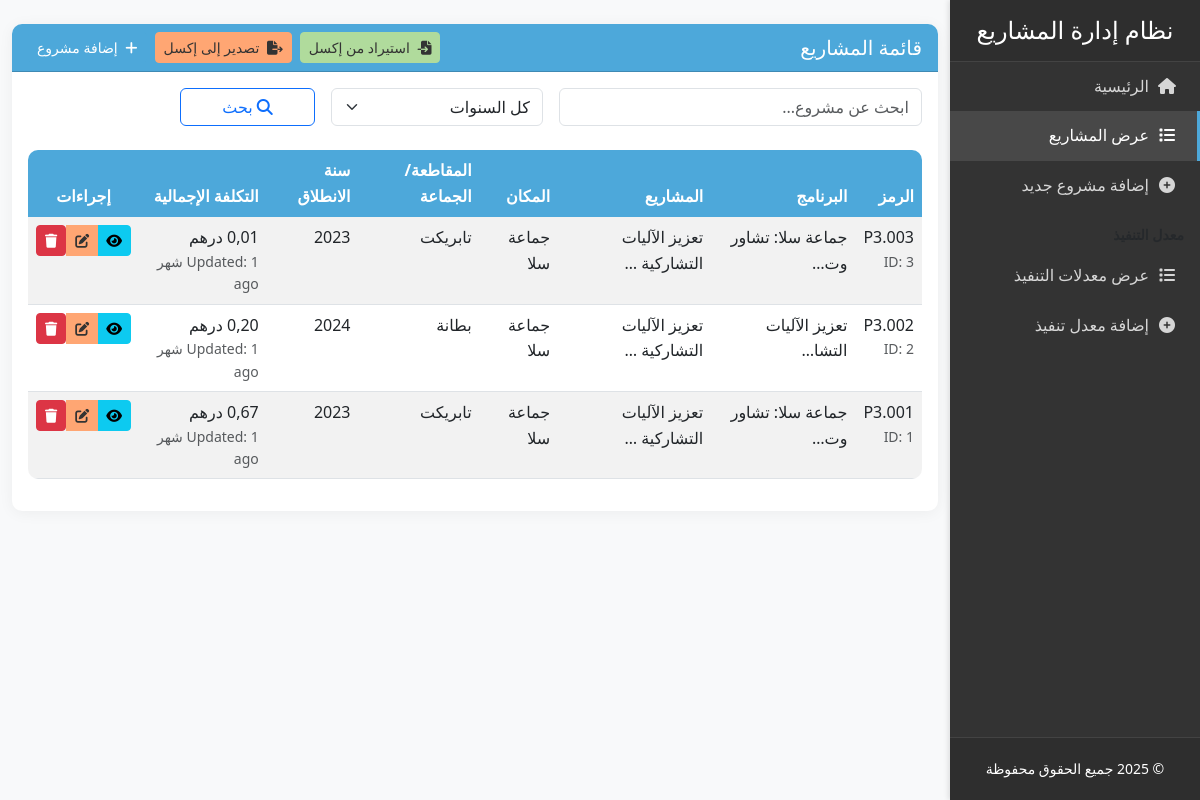
/projects/, run on the app's committed database.
### projects/models.py (models this page shows, shortened)
class Project(models.Model):
    code = models.CharField(_('الرمز'), max_length=100, unique=True)
    program = models.CharField(_('البرنامج'), max_length=255)
    projects = models.TextField(_('المشاريع'))
    location = models.CharField(_('المكان'), max_length=255)
    district = models.CharField(_('المقاطعة/الجماعة'), max_length=255)
    planning_code = models.CharField(_('الرمز في تصميم التهيئة'), max_length=100, blank=True, null=True)
    development_goals = models.TextField(_('الأهداف التنموية'), blank=True, null=True, help_text=_('أدخل الأهداف التنموية للمشروع'))
    components = models.TextField(_('مكونات المشروع'))
    target_group = models.TextField(_('الفئة المستهدفة'))
    project_goals = models.TextField(_('أهداف المشروع'), blank=True, null=True, help_text=_('أدخل الأهداف الرئيسية للمشروع'))
    property_status = models.CharField(_('وضعية العقار'), max_length=100)
    property_drawing = models.CharField(_('الرسم العقاري'), max_length=100, blank=True, null=True)
    area = models.DecimalField(_('المساحة'), max_digits=10, decimal_places=2, help_text=_('بالمتر المربع'))
    property_prep_cost = models.DecimalField(_('كلفة تعبئة العقار'), max_digits=15, decimal_places=2,
                                           help_text=_('بالدرهم المغربي'))
    studies = models.TextField(_('الدراسات'), blank=True, null=True)
    achievements = models.TextField(_('الإنجازات'), blank=True, null=True)
    estimated_cost = models.DecimalField(_('التكلفة التقديرية'), max_digits=15, decimal_places=2,
                                       help_text=_('بالدرهم المغربي'))
    start_year = models.PositiveIntegerField(_('سنة الانطلاق'))
    estimated_duration = models.PositiveIntegerField(_('المدة التقديرية (أشهر)'))
    YEAR_CHOICES = [
        ('2022', '2022'),
        ('2023', '2023'),
        ('2024', '2024'),
        ('2025', '2025'),
        ('2026', '2026'),
        ('2027', '2027'),
        ('2028', '2028'),
    ]
    implementation_years = models.JSONField(_('سنوات التنفيذ'), default=list, help_text=_('اختر سنوات التنفيذ'))
    budget_years = models.JSONField(_('سنوات الميزانية'), default=list, help_text=_('اختر سنوات الميزانية'))
    indicator_1 = models.CharField(_('المؤشر 1'), max_length=255, blank=True, null=True)
    indicator_2 = models.CharField(_('المؤشر 2'), max_length=255, blank=True, null=True)
    indicator_3 = models.CharField(_('المؤشر 3'), max_length=255, blank=True, null=True)
    potential_partners = models.TextField(_('الشركاء المحتملين'), blank=True, null=True)
    funding_sources = models.TextField(_('مصادر التمويل المحتملة'), blank=True, null=True)
    created_at = models.DateTimeField(_('تاريخ الإنشاء'), auto_now_add=True)
    updated_at = models.DateTimeField(_('تاريخ التحديث'), auto_now=True)
    class Meta:
        verbose_name = _('مشروع')
        verbose_name_plural = _('المشاريع')
        ordering = ['-created_at']
    @property
    def total_estimated_cost(self):
        total = self.property_prep_cost or 0
        try:
            studies_cost = float(self.studies) if self.studies and self.studies.strip() else 0
            total += studies_cost
        except (ValueError, TypeError):
            pass
        try:
            achievements_cost = float(self.achievements) if self.achievements and self.achievements.strip() else 0
            total += achievements_cost
        except (ValueError, TypeError):
            pass
        return total

### projects/views.py (the view, shortened to what this page needs)
# urls.py: path('projects/', views.project_list, name='project_list'),
def project_list(request):
    if hasattr(request, 'session'):
        request.session['django_timezone'] = timezone.get_current_timezone_name()
    from django.db import connection
    connection.close()
    query = request.GET.get('q', '')
    year = request.GET.get('year', '')
    projects = Project.objects.all().order_by('-id')
    years = list(range(2022, 2029))  # 2028 is included
    years = [str(year) for year in years]
    if year:
        projects = projects.filter(start_year=year)
    debug_info = {
        'project_count': projects.count(),
        'query': query,
        'year': year,
        'timestamp': timezone.now().isoformat(),
    }
    print(f"Debug - Project List: {debug_info}")
    context = {
        'title': _('قائمة المشاريع'),
        'projects': projects,
        'search_query': query,
        'years': years,
        'selected_year': year,
        'cache_buster': int(timezone.now().timestamp()),  # Add timestamp to prevent caching
        'debug_info': debug_info,  # For debugging
    }
    response = render(request, 'projects/project_list.html', context)
    response['Cache-Control'] = 'no-cache, no-store, must-revalidate, max-age=0'  # HTTP 1.1
    response['Pragma'] = 'no-cache'  # HTTP 1.0
    response['Expires'] = '0'  # Proxies
    response['X-Content-Type-Options'] = 'nosniff'  # Prevent MIME-type sniffing
    return response

### projects/templates/projects/project_list.html (shortened to what this page needs)
{% extends 'projects/base.html' %}
{% load i18n %}
{% block content %}
<div class="card">
    <div class="card-header d-flex justify-content-between align-items-center">
        <h5 class="mb-0">{% trans 'قائمة المشاريع' %}</h5>
        <div class="d-flex">
            <a href="{% url 'projects:project_import' %}" class="btn btn-sm btn-success me-2">
                <i class="fas fa-file-import me-1"></i> {% trans 'استيراد من إكسل' %}
            </a>
            <a href="{% url 'projects:export_projects' %}" class="btn btn-sm btn-warning me-2">
                <i class="fas fa-file-export me-1"></i> {% trans 'تصدير إلى إكسل' %}
            </a>
            <a href="{% url 'projects:project_create' %}" class="btn btn-sm btn-primary">
                <i class="fas fa-plus me-1"></i> {% trans 'إضافة مشروع' %}
            </a>
        </div>
    </div>
    <div class="card-body">
        <div class="mb-4">
            <form method="get" class="row g-3">
                <div class="col-md-5">
                    <div class="input-group">
                        <input type="text" name="q" class="form-control" placeholder="{% trans 'ابحث عن مشروع...' %}" value="{{ search_query|default:'' }}">
                    </div>
                </div>
                <div class="col-md-3">
                    <select name="year" class="form-select">
                        <option value="" {% if not request.GET.year %}selected{% endif %}>{% trans 'كل السنوات' %}</option>
                    </select>
                </div>
                <div class="col-md-2">
                    <button class="btn btn-outline-primary w-100" type="submit">
                        <i class="fas fa-search"></i> {% trans 'بحث' %}
                    </button>
                </div>
                <div class="col-md-2">
                </div>
            </form>
        </div>
        <div class="table-responsive">
            <table class="table table-hover table-striped">
                <thead>
                    <tr>
                        <th>{% trans 'الرمز' %}</th>
                        <th>{% trans 'البرنامج' %}</th>
                        <th>{% trans 'المشاريع' %}</th>
                        <th>{% trans 'المكان' %}</th>
                        <th>{% trans 'المقاطعة/الجماعة' %}</th>
                        <th>{% trans 'سنة الانطلاق' %}</th>
                        <th>{% trans 'التكلفة الإجمالية' %}</th>
                        <th class="text-center">{% trans 'إجراءات' %}</th>
                    </tr>
                </thead>
                <tbody>
                    {% for project in projects %}
                        <tr>
                            <td>
                            {{ project.code|default:'' }}
                            <small class="d-block text-muted">ID: {{ project.id }}</small>
                        </td>
                        <td>{{ project.program|truncatechars:20|default:'' }}</td>
                        <td>{{ project.projects|truncatewords:3|default:'' }}</td>
                        <td>{{ project.location|truncatechars:15|default:'' }}</td>
                        <td>{{ project.district|truncatechars:15|default:'' }}</td>
                        <td>{{ project.start_year|default:'' }}</td>
                        <td>{{ project.total_estimated_cost|default:0|floatformat:2 }} {% trans 'درهم' %}
                            {% if project.updated_at %}
                                <small class="d-block text-muted">Updated: {{ project.updated_at|timesince }} ago</small>
                            {% endif %}
                        </td>
                            <td class="text-center">
                                <div class="btn-group" role="group">
                                    <a href="{% url 'projects:project_detail' project.id %}" class="btn btn-sm btn-info" title="{% trans 'عرض التفاصيل' %}">
                                        <i class="fas fa-eye"></i>
                                    </a>
                                    <a href="{% url 'projects:project_edit' project.id %}" class="btn btn-sm btn-warning" title="{% trans 'تعديل' %}">
                                        <i class="fas fa-edit"></i>
                                    </a>
                                    {% with delete_message=_('هل أنت متأكد من حذف هذا المشروع؟') %}
                                    <form action="{% url 'projects:project_delete' project.id %}" method="post" class="d-inline"
                                          onsubmit="return confirm('{{ delete_message|escapejs }}');">
                                    {% endwith %}
                                        <button type="submit" class="btn btn-sm btn-danger" title="{% trans 'حذف' %}">
                                            <i class="fas fa-trash"></i>
                                        </button>
                                    </form>
                                </div>
                            </td>
                        </tr>
                    {% endfor %}
                </tbody>
            </table>
        </div>
    </div>
</div>
{% endblock %}

### projects/templates/projects/base.html (shortened to what this page needs)
{% load static %}
<!DOCTYPE html>
<html lang="ar" dir="rtl">
<head>
    <link href="https://cdn.jsdelivr.net/npm/bootstrap@5.3.0/dist/css/bootstrap.rtl.min.css" rel="stylesheet">
    <link rel="stylesheet" href="https://cdnjs.cloudflare.com/ajax/libs/font-awesome/6.4.0/css/all.min.css">
    <link rel="stylesheet" href="{% static 'css/style.css' %}?v={{ cache_buster|default:'' }}">
</head>
<body>
    <div class="d-flex">
        <div class="sidebar" id="sidebar">
            <div class="sidebar-header text-center py-3">
                <h4 class="mb-0">نظام إدارة المشاريع</h4>
            </div>
            <ul class="nav flex-column">
                <li class="nav-item">
                    <a class="nav-link {% if request.resolver_match.url_name == 'home' %}active{% endif %}" href="{% url 'projects:home' %}">
                        <i class="fas fa-home me-2"></i>الرئيسية
                    </a>
                </li>
                <li class="nav-item">
                    <a class="nav-link {% if request.resolver_match.url_name == 'project_list' %}active{% endif %}" href="{% url 'projects:project_list' %}">
                        <i class="fas fa-list me-2"></i>عرض المشاريع
                    </a>
                </li>
                <li class="nav-item">
                    <a class="nav-link {% if request.resolver_match.url_name == 'project_create' %}active{% endif %}" href="{% url 'projects:project_create' %}">
                        <i class="fas fa-plus-circle me-2"></i>إضافة مشروع جديد
                    </a>
                </li>
                <li class="nav-item mt-3">
                    <h6 class="px-3 text-muted text-uppercase small fw-bold">معدل التنفيذ</h6>
                </li>
                <li class="nav-item">
                    <a class="nav-link {% if 'execution_rate' in request.resolver_match.url_name and not 'create' in request.resolver_match.url_name %}active{% endif %}"
                       href="{% url 'projects:execution_rate_list' %}">
                        <i class="fas fa-list me-2"></i>عرض معدلات التنفيذ
                    </a>
                </li>
                <li class="nav-item">
                    <a class="nav-link {% if 'execution_rate_create' in request.resolver_match.url_name %}active{% endif %}"
                       href="{% url 'projects:execution_rate_create' %}">
                        <i class="fas fa-plus-circle me-2"></i>إضافة معدل تنفيذ
                    </a>
                </li>
            </ul>
            <div class="sidebar-footer">
                <div class="text-center py-2">
                    <small>© {% now "Y" %} جميع الحقوق محفوظة</small>
                </div>
            </div>
        </div>
        <div class="main-content">
            <main class="container-fluid py-4">
                {% block content %}{% endblock %}
            </main>
        </div>
    </div>
</body>
</html>

### static/css/style.css (style rules this page uses)
:root { --primary-color: #4DA8DA; --secondary-color: #B0DB9C; --accent-color: #FFA673; --light-bg: #EAE4D5; --dark-color: #333; --light-color: #fff; }
body { background-color: #f8f9fa; font-family: 'Segoe UI', Tahoma, Geneva, Verdana, sans-serif; line-height: 1.6; }
.sidebar { width: 250px; height: 100vh; position: fixed; right: 0; top: 0; background: var(--dark-color); color: var(--light-color); transition: all 0.3s; z-index: 1000; box-shadow: -2px 0 5px rgba(0, 0, 0, 0.1); }
.sidebar-header { padding: 20px; background: rgba(0, 0, 0, 0.1); border-bottom: 1px solid rgba(255, 255, 255, 0.1); }
.sidebar .nav-link { color: rgba(255, 255, 255, 0.8); padding: 12px 20px; border-right: 3px solid transparent; transition: all 0.3s; }
.sidebar .nav-link:hover, .sidebar .nav-link.active { background: rgba(255, 255, 255, 0.1); color: var(--light-color); border-right-color: var(--primary-color); }
.sidebar .nav-link i { width: 20px; text-align: center; }
.sidebar-footer { position: absolute; bottom: 0; width: 100%; padding: 10px; background: rgba(0, 0, 0, 0.1); border-top: 1px solid rgba(255, 255, 255, 0.1); }
.main-content { margin-right: 250px; width: calc(100% - 250px); min-height: 100vh; transition: all 0.3s; }
.card { border: none; border-radius: 10px; box-shadow: 0 2px 15px rgba(0, 0, 0, 0.05); margin-bottom: 20px; transition: transform 0.3s, box-shadow 0.3s; }
.card-header { background-color: var(--primary-color); color: white; font-weight: 600; border-radius: 10px 10px 0 0 !important; }
.btn-primary { background-color: var(--primary-color); border-color: var(--primary-color); }
.btn-success { background-color: var(--secondary-color); border-color: var(--secondary-color); color: #333; }
.btn-warning { background-color: var(--accent-color); border-color: var(--accent-color); color: #333; }
.table { background: white; border-radius: 10px; overflow: hidden; }
.table thead th { background-color: var(--primary-color); color: white; border: none; font-weight: 600; }

### data on the page
Project: code "P3.003", id "3", program "جماعة سلا: تشاور وت…", projects "تعزيز الآليات التشاركية …", location "جماعة سلا", district "تابريكت", start_year "2023", total_estimated_cost "0,01", updated_at "1 شهر"
Project: code "P3.002", id "2", program "تعزيز الآليات التشا…", projects "تعزيز الآليات التشاركية …", location "جماعة سلا", district "بطانة", start_year "2024", total_estimated_cost "0,20", updated_at "1 شهر"
Project: code "P3.001", id "1", program "جماعة سلا: تشاور وت…", projects "تعزيز الآليات التشاركية …", location "جماعة سلا", district "تابريكت", start_year "2023", total_estimated_cost "0,67", updated_at "1 شهر"
